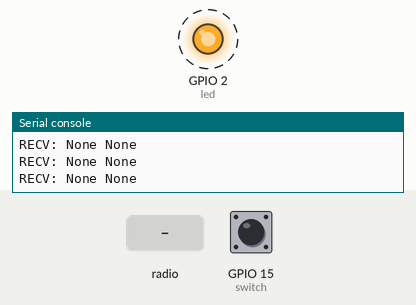
This program was run on a simulated ESP32 board running MicroPython. On the bench: output pins drawn as LEDs (lit = HIGH), the last lines printed to the serial console. Dashed ring = blinking. Inputs (shaded band) come from the test bench; at power-on: GPIO 15 (switch) HIGH. No radio messages arrive unless stated (any console line starting 'radio sent:' is added by the test bench).

Above: at 0.88 s.
1.3 s: radio message "S0" arrives
At 1.3 s:
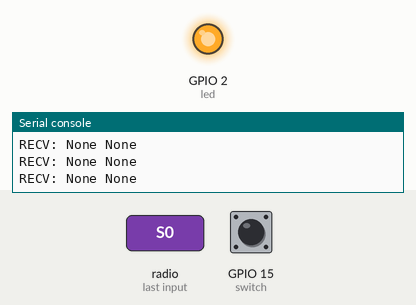
2.8 s: GPIO 15 (switch) pulled LOW for 0.15 s
At 2.88 s:
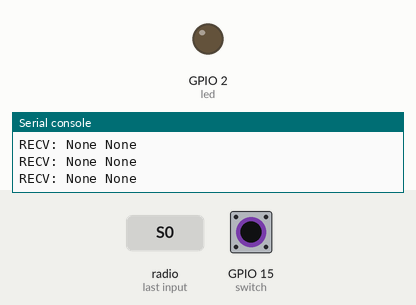
4.4 s: GPIO 15 (switch) pulled LOW for 3.2 s
At 8.9 s:
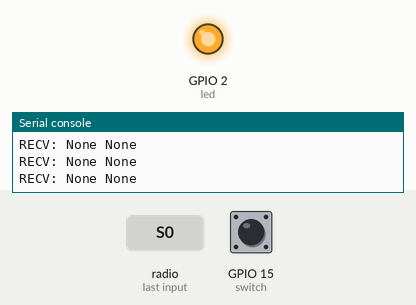
10.6 s: radio message "S1" arrives
At 11.2 s:
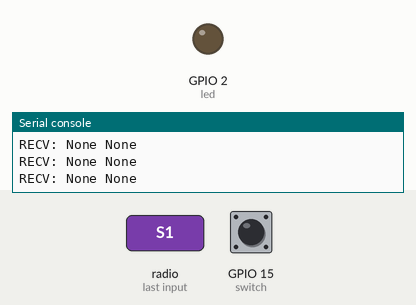
Timing chart, 0 to 13.1 s (numbered marks = the images above; inputs shaded):
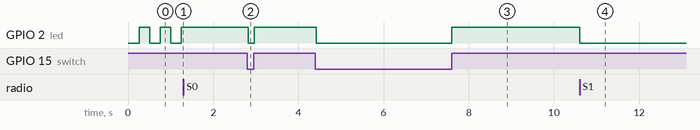

The program:

main_v1.py
```python
# 两个开发板共享I/O状态
import time
import network
import espnow
from machine import Pin


# ============================================================
# 配置
# ============================================================

LED_PIN = 2
SWITCH_PIN = 15

# ============================================================
# 在这里填写“对方 ESP32”的 MAC 地址
#
# 板子 1：
# PEER_MAC = b'\x1c\x8fW\x0eCd'
#
# 板子 2：
# PEER_MAC = b'\xe0\x8c\xfe\xfe\xa2\xbc'
# ============================================================

PEER_MAC = b'\x1c\x8fW\x0eCd'


# ============================================================
# GPIO
# ============================================================

led = Pin(LED_PIN, Pin.OUT)

# GPIO15：
# 接 GND -> 0
# 不接   -> 1
switch = Pin(SWITCH_PIN, Pin.IN, Pin.PULL_UP)


# ============================================================
# Wi-Fi / ESP-NOW
# ============================================================

sta = network.WLAN(network.STA_IF)
sta.active(True)

e = espnow.ESPNow()
e.active(True)

try:
    e.add_peer(PEER_MAC)
except Exception as err:
    print("add_peer:", err)


# ============================================================
# 状态
# ============================================================

# 本机 Y
my_state = switch.value()

# 对方 Y
peer_state = 0

# 是否已经收到过对方的数据
connected = False

# 上一次发送时间
last_send = 0

# 定期发送状态
SEND_INTERVAL = 1000

# 超过这个时间没有收到对方消息，就认为断开
TIMEOUT = 5000

last_recv = 0


# ============================================================
# LED
# ============================================================

def update_led():

    if not connected:

        # 尚未连接：闪烁
        led.value((time.ticks_ms() // 250) % 2)

    else:

        # 已连接：
        # LED = 本机状态 XOR 对方状态
        led.value(my_state ^ peer_state)


# ============================================================
# 发送自己的状态
# ============================================================

def send_state():

    if my_state:
        message = b'S1'
    else:
        message = b'S0'

    try:
        e.send(PEER_MAC, message)

        print("SEND:", message)

    except Exception as err:
        print("SEND ERROR:", err)


# ============================================================
# 发送 ACK
# ============================================================

def send_ack(host):

    # ACK 中带上自己当前的 Y 状态

    if my_state:
        message = b'A1'
    else:
        message = b'A0'

    try:
        e.send(host, message)

        print("ACK:", message)

    except Exception as err:
        print("ACK ERROR:", err)


# ============================================================
# 主循环
# ============================================================

print("==============================")
print("ESP-NOW XOR Switch")
print("==============================")

print("My MAC:", sta.config('mac'))
print("Peer MAC:", PEER_MAC)

print("Initial Y:", my_state)


while True:

    now = time.ticks_ms()


    # ========================================================
    # 1. 检查自己的 Y 是否变化
    # ========================================================

    new_state = switch.value()

    if new_state != my_state:

        my_state = new_state

        print("LOCAL CHANGE:", my_state)

        # 状态变化后立即发送
        send_state()


    # ========================================================
    # 2. 接收 ESP-NOW
    # ========================================================

    result = e.recv(0)

    if result:

        host, message = result

        print("RECV:", host, message)

        last_recv = now

        # ----------------------------------------------------
        # 收到对方的状态
        # ----------------------------------------------------

        if message == b'S0' or message == b'S1':

            connected = True

            if message == b'S1':
                peer_state = 1
            else:
                peer_state = 0

            print("PEER Y:", peer_state)

            # 根据 XOR 更新 LED
            update_led()

            # 回复 ACK
            send_ack(host)


        # ----------------------------------------------------
        # 收到对方 ACK
        #
        # ACK 中带的是对方自己的 Y
        # 所以也可以用来更新 peer_state
        # ----------------------------------------------------

        elif message == b'A0' or message == b'A1':

            connected = True

            if message == b'A1':
                peer_state = 1
            else:
                peer_state = 0

            print("PEER Y:", peer_state)

            update_led()


    # ========================================================
    # 3. 定期发送自己的状态
    # ========================================================

    if time.ticks_diff(now, last_send) >= SEND_INTERVAL:

        send_state()

        last_send = now


    # ========================================================
    # 4. 判断连接是否断开
    # ========================================================

    if connected:

        if time.ticks_diff(now, last_recv) >= TIMEOUT:

            print("Connection lost")

            connected = False


    # ========================================================
    # 5. 更新 LED
    # ========================================================

    update_led()


    # ========================================================
    # 6. 稍微让出 CPU
    # ========================================================

    time.sleep_ms(20)
```

Measured:
- after the input at 1.3 s, GPIO 2 (led): stops changing and stays HIGH
- after the input at 2.8 s, GPIO 2 (led): HIGH → LOW at once, → HIGH 0.15 s later
- after the input at 4.4 s, GPIO 2 (led): HIGH → LOW at once, → HIGH 3.2 s later
- after the input at 10.6 s, GPIO 2 (led): HIGH → LOW at once
- by itself, GPIO 2 (led): alternates HIGH for 0.25 s and LOW for 0.25 s
